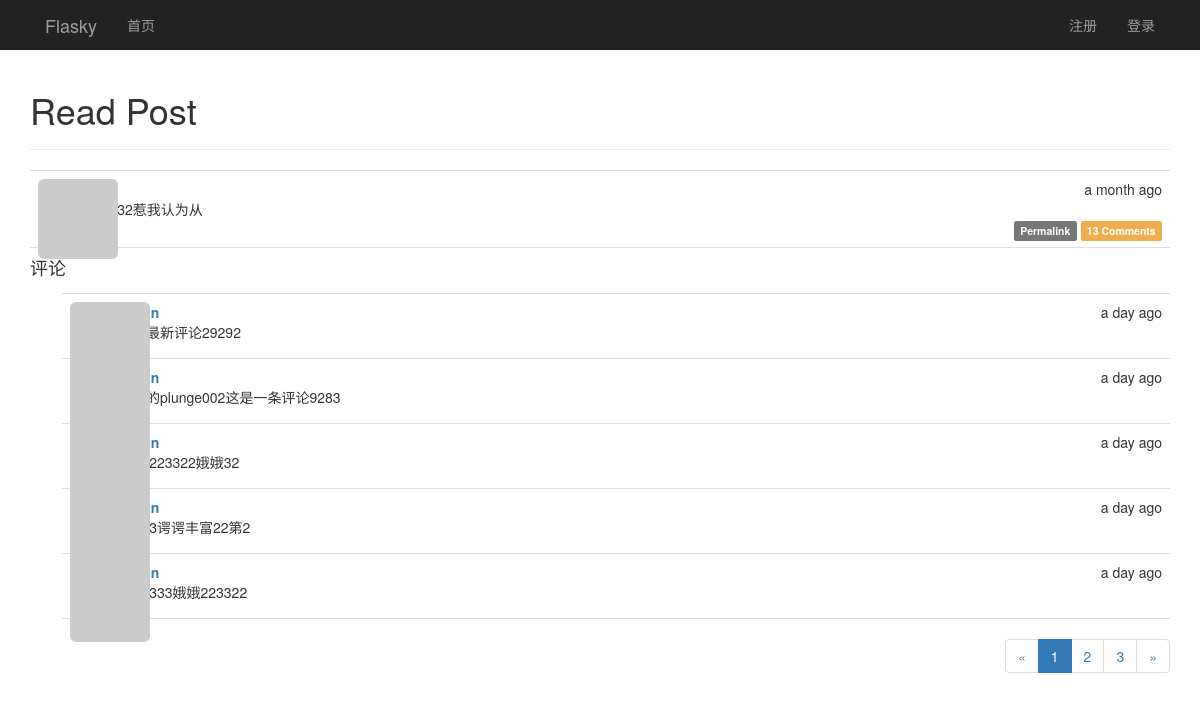
Before: /post/4 with the older database file.
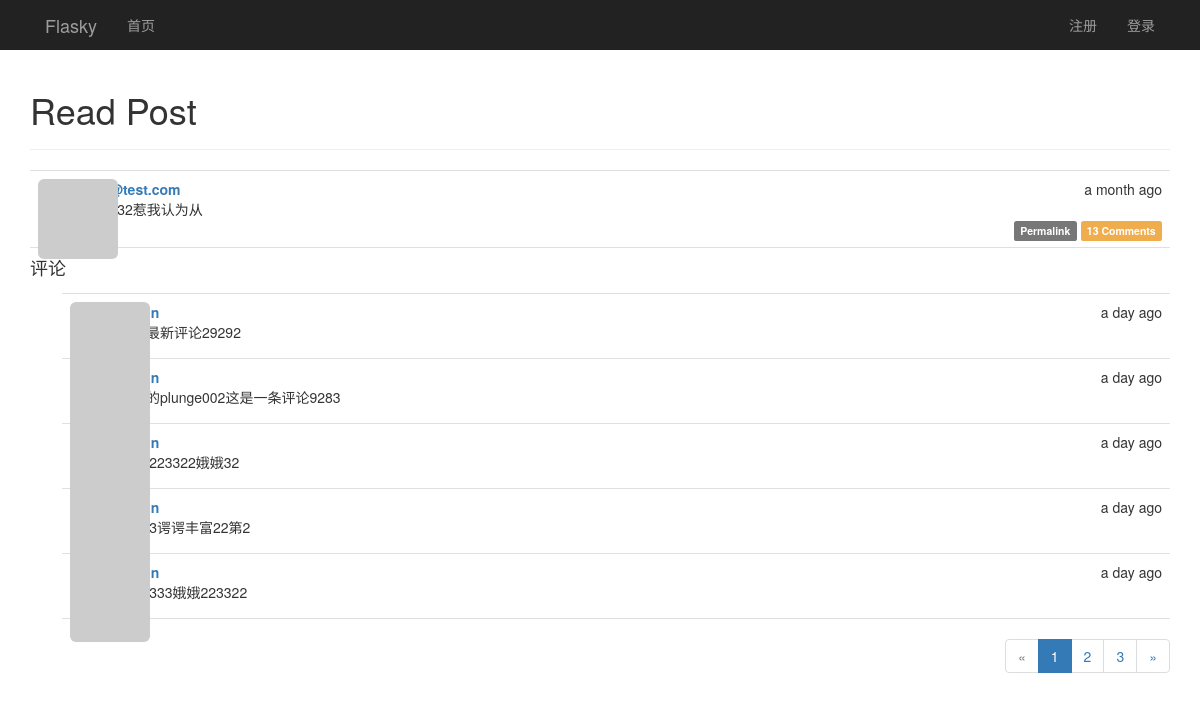
After: the same page with the newer database file.
### app/models.py (models this page shows, shortened)
class Post(db.Model):
    __tablename__ = 'posts'
    id = db.Column(db.Integer, primary_key=True)
    body = db.Column(db.Text)
    body_html = db.Column(db.Text)
    timestamp = db.Column(db.DateTime, index=True, default=datetime.utcnow)
    author_id = db.Column(db.Integer, db.ForeignKey('users.id'))
    comments = db.relationship('Comment', backref='post', lazy='dynamic')

class User(UserMixin, db.Model):
    __tablename__ = 'users'
    id = db.Column(db.Integer, primary_key=True)
    email = db.Column(db.String(64), unique=True, index=True)
    username = db.Column(db.String(64), unique=True, index=True)
    password_hash = db.Column(db.String(128))
    confirmed = db.Column(db.Boolean, default=False)
    role_id = db.Column(db.Integer, db.ForeignKey('roles.id'))
    name = db.Column(db.String(64))
    location = db.Column(db.String(64))
    about_me = db.Column(db.TEXT())
    member_since = db.Column(db.DateTime(), default=datetime.utcnow)
    last_seen = db.Column(db.DateTime(), default=datetime.utcnow)
    avatar_hash = db.Column(db.String(32))
    ''' 查询用户写的文章,SQL:
    SELECT
        posts.id AS posts_id,
        posts.body AS posts_body,
        posts.body_html AS posts_body_html,
        posts.timestamp AS posts_timestamp,
        posts.author_id AS posts_author_id
    FROM
        posts
    WHERE
        posts.author_id = 2
    '''
    posts = db.relationship('Post', backref='author', lazy='dynamic')
    """follower_id表示关注者， followed_id表示被关注者
        查询被关注者，select * from follows  LEFT JOIN users on follower_id = id where follower_id=2
    SELECT
        follows.follower_id AS follows_follower_id,
        follows.followed_id AS follows_followed_id,
        follows.timestamp AS follows_timestamp,
        users_1.id AS users_1_id,
        users_1.email AS users_1_email,
        users_1.username AS users_1_username,
        users_1.password_hash AS users_1_password_hash,
        users_1.confirmed AS users_1_confirmed,
        users_1.role_id AS users_1_role_id,
        users_1.name AS users_1_name,
        users_1.location AS users_1_location,
        users_1.about_me AS users_1_about_me,
        users_1.member_since AS users_1_member_since,
        users_1.last_seen AS users_1_last_seen,
        users_1.avatar_hash AS users_1_avatar_hash,
        users_2.id AS users_2_id,
        users_2.email AS users_2_email,
        users_2.username AS users_2_username,
        users_2.password_hash AS users_2_password_hash,
        users_2.confirmed AS users_2_confirmed,
        users_2.role_id AS users_2_role_id,
        users_2.name AS users_2_name,
        users_2.location AS users_2_location,
        users_2.about_me AS users_2_about_me,
        users_2.member_since AS users_2_member_since,
        users_2.last_seen AS users_2_last_seen,
        users_2.avatar_hash AS users_2_avatar_hash
    FROM
        follows
    LEFT OUTER JOIN users AS users_1 ON users_1.id = follows.follower_id
    LEFT OUTER JOIN users AS users_2 ON users_2.id = follows.followed_id
    WHERE
        follows.follower_id = 2;
    """
    followed = db.relationship('Follow', foreign_keys=[Follow.follower_id],
                               backref=db.backref('follower', lazy='joined'),
                               lazy='dynamic',
                               cascade='all, delete-orphan')
    """ 查询关注者， select * from follows  LEFT JOIN users on followed_id = id where followed_id=3
        users_1：关注者表
        users_2：被关注者表
    SELECT
        follows.follower_id AS follows_follower_id,
        follows.followed_id AS follows_followed_id,
        follows.timestamp AS follows_timestamp,
        users_1.id AS users_1_id,
        users_1.email AS users_1_email,
        users_1.username AS users_1_username,
        users_1.password_hash AS users_1_password_hash,
        users_1.confirmed AS users_1_confirmed,
        users_1.role_id AS users_1_role_id,
        users_1.name AS users_1_name,
        users_1.location AS users_1_location,
        users_1.about_me AS users_1_about_me,
        users_1.member_since AS users_1_member_since,
        users_1.last_seen AS users_1_last_seen,
        users_1.avatar_hash AS users_1_avatar_hash,
        users_2.id AS users_2_id,
        users_2.email AS users_2_email,
        users_2.username AS users_2_username,
        users_2.password_hash AS users_2_password_hash,
        users_2.confirmed AS users_2_confirmed,
        users_2.role_id AS users_2_role_id,
        users_2.name AS users_2_name,
        users_2.location AS users_2_location,
        users_2.about_me AS users_2_about_me,
        users_2.member_since AS users_2_member_since,
        users_2.last_seen AS users_2_last_seen,
        users_2.avatar_hash AS users_2_avatar_hash
    FROM
        follows
    LEFT OUTER JOIN users AS users_1 ON users_1.id = follows.follower_id
    LEFT OUTER JOIN users AS users_2 ON users_2.id = follows.followed_id
    WHERE
        follows.followed_id = 7;
    """
    followers = db.relationship('Follow', foreign_keys=[Follow.followed_id],
                                backref=db.backref('followed', lazy='joined'),
                                lazy='dynamic',
                                cascade='all, delete-orphan')
    comments = db.relationship('Comment', backref='author', lazy='dynamic')
    @property
    def password(self):
        raise AttributeError('password is not a readable attribute')
    def gravatar(self, size=100, default='identicon', rating='g'):
        if request.is_secure:
            url = 'https://secure.gravatar.com/avatar'
        else:
            url = 'http://s.gravatar.com/avatar'
        email_hash = self.avatar_hash or hashlib.md5(self.email.encode('utf-8')).hexdigest()
        return '{url}/{hash}?s={size}&d={default}&r={rating}'.format(
            url=url, hash=email_hash, size=size, default=default, rating=rating)

### app/main/views.py (the view, shortened to what this page needs)
@main.route('/post/<int:post_id>', methods=['GET', 'POST'])
def post(post_id):
    post = Post.query.get_or_404(post_id)
    form = CommentForm()
    page = request.args.get('page', 1, type=int)
    pagination = post.comments.order_by(Comment.timestamp.desc()).paginate(
        page, per_page=current_app.config['FLASK_COMMENTS_PER_PAGE'], error_out=False)
    comments = pagination.items
    return render_template('post.html', posts=[post], form=form, comments=comments, pagination=pagination)

### app/auth/views.py (called while the page is built)
@auth.before_app_request
def before_request():
    if current_user.is_authenticated:
        current_user.ping()
        if not current_user.confirmed \
                and request.endpoint[:5] != 'auth.' \
                and request.endpoint != 'static':
            return redirect(url_for('auth.unconfirmed'))

### app/main/__init__.py (called while the page is built)
@main.app_context_processor
def inject_permissions():
    return dict(Permission=Permission)

### app/models.py (called while the page is built)
    def can(self, permissions):
        return False

    def is_administrator(self):
        return False

### app/templates/post.html (shortened to what this page needs)
{% extends "base.html" %}
{% import "_marcros.html" as macros %}
{% import "bootstrap/wtf.html" as wtf %}
{% block page_content %}
<div class="page-header">
    <h1>Read Post</h1>
</div>
{% include '_posts.html' %}
<h4 id="comments">评论</h4>
{% include '_comments.html' %}
{% if pagination %}
<div class="pagination">
    {{ macros.pagination_widget(pagination, '.post', fragment='#comments', post_id=posts[0].id) }}
</div>
{% endif %}
{% endblock %}

### app/templates/_posts.html (shortened to what this page needs)
<ul class="posts">
    {% for post in posts %}
    <li class="post">
        <div class="post-thumbnail">
            <a href="{{ url_for('.user', username=post.author.username) }}">
                <img class="img-rounded profile-thumbnail"
                     src="{{ post.author.gravatar(size=40) }}">
            </a>
        </div>
        <div class="post-content">
            <div class="post-date">{{ moment(post.timestamp).fromNow() }}</div>
            <div class="post-author">
                <a href="{{ url_for('.user', username=post.author.username) }}">
                    {{ post.author.username }}
                </a>
            </div>
            <div class="post-body">
                {% if post.body_html %}
                    {{ post.body_html | safe }}
                {% else %}
                    {{ post.body }}
                {% endif %}
            </div>
            <div class="post-footer">
                <a href="{{ url_for('.post', post_id=post.id) }}">
                    <span class="label label-default">Permalink</span>
                </a>
                <a href="{{ url_for('.post', post_id=post.id) }}#comments">
                    <span class="label label-warning">
                        {{ post.comments.count() }} Comments
                    </span>
                </a>
            </div>
        </div>
    </li>
    {% endfor %}
</ul>

Changed rows visible on the page:
changed through a linked row, Post "a month ago": author.username (not shown) → "123@test.com"
